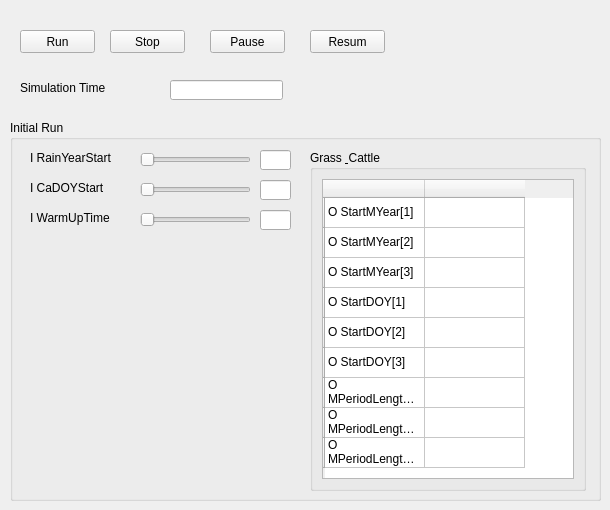
      <widget class="QWidget" name="tab_2">
       <attribute name="title">
        <string>Run and Output</string>
       </attribute>
       <widget class="QGroupBox" name="groupBox_27">
        <property name="geometry">
         <rect>
          <x>10</x>
          <y>120</y>
          <width>591</width>
          <height>381</height>
         </rect>
        </property>
        <property name="title">
         <string>Initial Run</string>
        </property>
        <widget class="QLabel" name="label_58">
         <property name="geometry">
          <rect>
           <x>20</x>
           <y>30</y>
           <width>91</width>
           <height>16</height>
          </rect>
         </property>
         <property name="text">
          <string>I RainYearStart</string>
         </property>
        </widget>
        <widget class="QSlider" name="horizontalSlider_54">
         <property name="geometry">
          <rect>
           <x>130</x>
           <y>30</y>
           <width>111</width>
           <height>19</height>
          </rect>
         </property>
         <property name="orientation">
          <enum>Qt::Horizontal</enum>
         </property>
        </widget>
        <widget class="QLineEdit" name="lineEdit_57">
         <property name="geometry">
          <rect>
           <x>250</x>
           <y>30</y>
           <width>31</width>
           <height>20</height>
          </rect>
         </property>
        </widget>
        <widget class="QLineEdit" name="lineEdit_58">
         <property name="geometry">
          <rect>
           <x>250</x>
           <y>60</y>
           <width>31</width>
           <height>20</height>
          </rect>
         </property>
        </widget>
        <widget class="QSlider" name="horizontalSlider_55">
         <property name="geometry">
          <rect>
           <x>130</x>
           <y>60</y>
           <width>111</width>
           <height>19</height>
          </rect>
         </property>
         <property name="orientation">
          <enum>Qt::Horizontal</enum>
         </property>
        </widget>
        <widget class="QLabel" name="label_59">
         <property name="geometry">
          <rect>
           <x>20</x>
           <y>60</y>
           <width>91</width>
           <height>16</height>
          </rect>
         </property>
         <property name="text">
          <string>I CaDOYStart</string>
         </property>
        </widget>
        <widget class="QLineEdit" name="lineEdit_59">
         <property name="geometry">
          <rect>
           <x>250</x>
           <y>90</y>
           <width>31</width>
           <height>20</height>
          </rect>
         </property>
        </widget>
        <widget class="QLabel" name="label_60">
         <property name="geometry">
          <rect>
           <x>20</x>
           <y>90</y>
           <width>91</width>
           <height>16</height>
          </rect>
         </property>
         <property name="text">
          <string>I WarmUpTime</string>
         </property>
        </widget>
        <widget class="QSlider" name="horizontalSlider_56">
         <property name="geometry">
          <rect>
           <x>130</x>
           <y>90</y>
           <width>111</width>
           <height>19</height>
          </rect>
         </property>
         <property name="orientation">
          <enum>Qt::Horizontal</enum>
         </property>
        </widget>
        <widget class="QGroupBox" name="groupBox_26">
         <property name="geometry">
          <rect>
           <x>300</x>
           <y>30</y>
           <width>276</width>
           <height>341</height>
          </rect>
         </property>
         <property name="title">
          <string>Grass &amp; Cattle</string>
         </property>
         <layout class="QGridLayout" name="gridLayout_4">
          <item row="0" column="0">
           <widget class="QTableWidget" name="tableWidget_9">
            <row>
             <property name="text">
              <string/>
             </property>
            </row>
            <row>
             <property name="text">
              <string/>
             </property>
            </row>
            <row>
             <property name="text">
              <string/>
             </property>
            </row>
            <row>
             <property name="text">
              <string/>
             </property>
            </row>
            <row>
             <property name="text">
              <string/>
             </property>
            </row>
            <row>
             <property name="text">
              <string/>
             </property>
            </row>
            <row>
             <property name="text">
              <string/>
             </property>
            </row>
            <row>
             <property name="text">
              <string/>
             </property>
            </row>
            <row>
             <property name="text">
              <string/>
             </property>
            </row>
            <column>
             <property name="text">
              <string/>
             </property>
            </column>
            <column>
             <property name="text">
              <string/>
             </property>
            </column>
            <item row="0" column="0">
             <property name="text">
              <string>O StartMYear[1]</string>
             </property>
            </item>
            <item row="1" column="0">
             <property name="text">
              <string>O StartMYear[2]</string>
             </property>
            </item>
            <item row="1" column="1">
             <property name="text">
              <string/>
             </property>
            </item>
            <item row="2" column="0">
             <property name="text">
              <string>O StartMYear[3]</string>
             </property>
            </item>
            <item row="3" column="0">
             <property name="text">
              <string>O StartDOY[1]</string>
             </property>
            </item>
            <item row="4" column="0">
             <property name="text">
              <string>O StartDOY[2]</string>
             </property>
            </item>
            <item row="5" column="0">
             <property name="text">
              <string>O StartDOY[3]</string>
             </property>
            </item>
            <item row="6" column="0">
             <property name="text">
              <string>O MPeriodLength[1]</string>
             </property>
            </item>
            <item row="7" column="0">
             <property name="text">
              <string>O MPeriodLength[2]</string>
             </property>
            </item>
            <item row="8" column="0">
             <property name="text">
              <string>O MPeriodLength[3]</string>
             </property>
            </item>
           </widget>
          </item>
         </layout>
        </widget>
       </widget>
       <widget class="QLabel" name="label_61">
        <property name="geometry">
         <rect>
          <x>20</x>
          <y>80</y>
          <width>91</width>
          <height>16</height>
         </rect>
        </property>
        <property name="text">
         <string>Simulation Time</string>
        </property>
       </widget>
       <widget class="QLineEdit" name="lineEdit_60">
        <property name="geometry">
         <rect>
          <x>170</x>
          <y>80</y>
          <width>113</width>
          <height>20</height>
         </rect>
        </property>
       </widget>
       <widget class="QPushButton" name="pushButton">
        <property name="geometry">
         <rect>
          <x>20</x>
          <y>30</y>
          <width>75</width>
          <height>23</height>
         </rect>
        </property>
        <property name="text">
         <string>Run</string>
        </property>
       </widget>
       <widget class="QPushButton" name="pushButton_2">
        <property name="geometry">
         <rect>
          <x>110</x>
          <y>30</y>
          <width>75</width>
          <height>23</height>
         </rect>
        </property>
        <property name="text">
         <string>Stop</string>
        </property>
       </widget>
       <widget class="QPushButton" name="pushButton_3">
        <property name="geometry">
         <rect>
          <x>210</x>
          <y>30</y>
          <width>75</width>
          <height>23</height>
         </rect>
        </property>
        <property name="text">
         <string>Pause</string>
        </property>
       </widget>
       <widget class="QPushButton" name="pushButton_4">
        <property name="geometry">
         <rect>
          <x>310</x>
          <y>30</y>
          <width>75</width>
          <height>23</height>
         </rect>
        </property>
        <property name="text">
         <string>Resum</string>
        </property>
       </widget>
      </widget>
